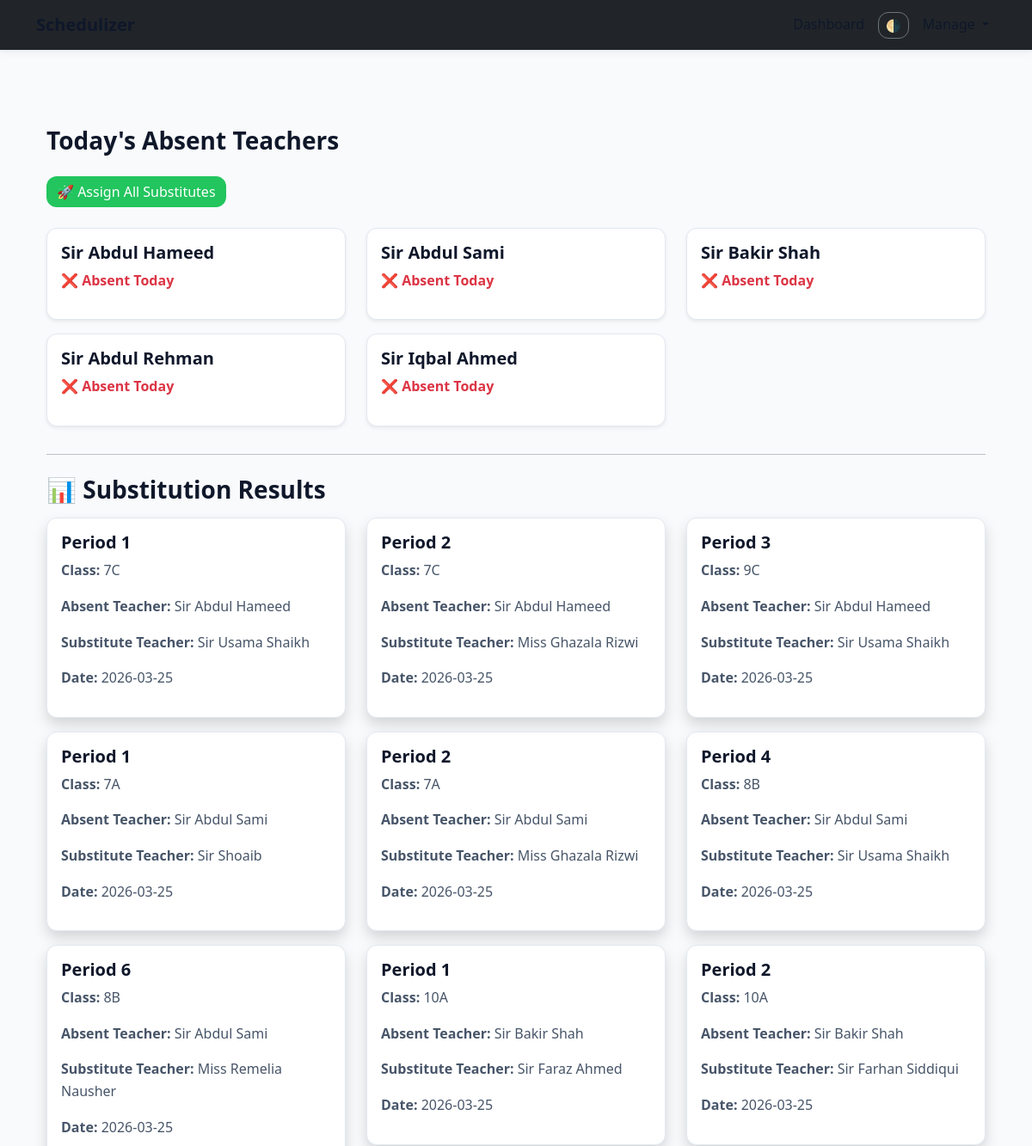
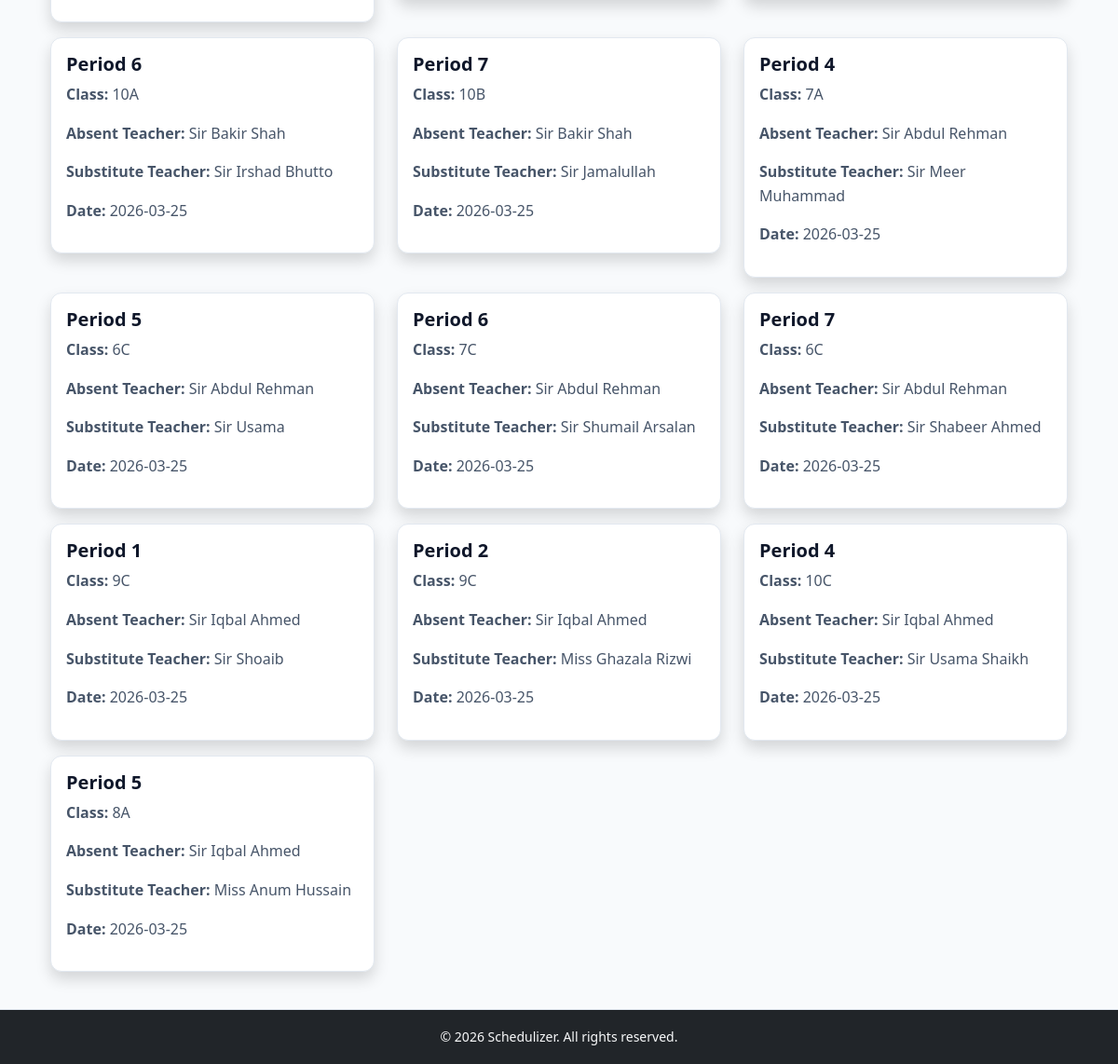
The app's page /absent_today (signed in) with its own data (2 pictures, top to bottom).
### models.py (models this page shows)
class Absence(db.Model):
    id = db.Column(db.Integer, primary_key=True)
    teacher_id = db.Column(db.Integer, db.ForeignKey('teacher.id'), nullable=False)
    date = db.Column(db.Date, nullable=False)
    user_id = db.Column(db.Integer, db.ForeignKey('user.id'), nullable=False)
    teacher = db.relationship("Teacher")

class Teacher(db.Model):
    id = db.Column(db.Integer, primary_key=True)
    name = db.Column(db.String(120), nullable=False)
    mobile_number = db.Column(db.String(20), nullable=True)
    subject = db.Column(db.String(120), nullable=True)  # Subject taught by teacher
    is_absent = db.Column(db.Boolean, default=False, nullable=False)  # Absent flag
    daily_workload = db.Column(db.Integer, default=0, nullable=False)  # Classes assigned today
    workload_date = db.Column(db.Date, default=date.today)  # Track date of workload
    timetables = db.relationship("Timetable", backref="teacher", lazy=True)
    substitutions = db.relationship("SubstitutionRecord", foreign_keys="SubstitutionRecord.absent_teacher_id",
                                    backref="absent_teacher_obj", lazy=True)
    user_id = db.Column(db.Integer, db.ForeignKey('user.id'), nullable=False)

class Substitution(db.Model):
    id = db.Column(db.Integer, primary_key=True)
    user_id = db.Column(db.Integer, db.ForeignKey('user.id'))
    date = db.Column(db.Date)
    day = db.Column(db.String(20))
    period = db.Column(db.String(10))
    class_name = db.Column(db.String(100))
    absent_teacher = db.Column(db.String(100))
    substitute_teacher = db.Column(db.String(100))

### app.py (the view)
@app.route("/absent_today")
@login_required
def absent_today():
    today = date.today()
    day = today.strftime("%A")
    absentees = Absence.query.filter_by(
        date=today,
        user_id=current_user.id
    ).all()
    results = Substitution.query.filter_by(
        user_id=current_user.id,date = today
    ).all()
    return render_template(
        "absent_today.html",
        absentees=absentees,
        results=results
    )

### app.py (called while the page is built)
@login_manager.user_loader
def load_user(user_id):
    return User.query.get(int(user_id))

### templates/absent_today.html (shortened to what this page needs)
{% extends 'base.html' %}
{% block body %}
<div class="container mt-5">
    <h3 class="mb-4">Today's Absent Teachers</h3>
    <form action="{{ url_for('assign_substitute') }}" method="get" onsubmit="return handleAssign()">
        <button id="assignBtn" class="btn btn-success">
            🚀 Assign All Substitutes
        </button>
    </form>
    <div class="row mt-4">
        {% if absentees %}
        {% for absence in absentees %}
        <div class="col-md-4 mb-3">
            <div class="card shadow-sm p-3">
                <h5>{{ absence.teacher.name }}</h5>
                <p class="text-danger fw-bold">❌ Absent Today</p>
            </div>
        </div>
        {% endfor %}
        {% else %}
        <p class="text-muted">No absent teachers today ✅</p>
        {% endif %}
    </div>
    {% if results %}
    <hr>
    <h3 class="mt-4">📊 Substitution Results</h3>
    <div class="row mt-3">
        {% for result in results %}
        <div class="col-md-4 mb-3">
            <div class="card shadow p-3">
                <h5>Period {{ result.period }}</h5>
                <p><strong>Class:</strong> {{ result.class_name }}</p>
                <p><strong>Absent Teacher:</strong> {{ result.absent_teacher }}</p>
                <p><strong>Substitute Teacher:</strong> {{ result.substitute_teacher }}</p>
                <p><strong>Date:</strong> {{ result.date }}</p>
            </div>
        </div>
        {% endfor %}
    </div>
    {% endif %}
</div>
{% endblock %}

### static/css/style.css (style rules this page uses)
:root { --bg: #f8fafc; --card: #ffffff; --text: #0f172a; --muted: #475569; --border: #e2e8f0; --primary: #6366f1; --primary-dark: #4f46e5; --success: #22c55e; --warning: #f59e0b; --danger: #ef4444; --info: #06b6d4; --shadow-sm: 0 2px 8px rgba(0, 0, 0, 0.06); --shadow-md: 0 8px 20px rgba(0, 0, 0, 0.12); --radius: 12px; --transition: all 0.25s ease; }
* { margin: 0; padding: 0; box-sizing: border-box; }
body { font-family: "Segoe UI", system-ui, sans-serif; background-color: var(--bg); color: var(--text); transition: var(--transition); line-height: 1.6; }
h1, h2, h3, h4, h5, h6 { color: var(--text); font-weight: 600; }
p, span, li { color: var(--text); }
.btn { border-radius: var(--radius); transition: var(--transition); font-weight: 500; }
.btn-success { background: var(--success); border: none; color: #fff; }
.card { background: var(--card); border: 1px solid var(--border); border-radius: var(--radius); padding: 16px; box-shadow: var(--shadow-sm); transition: var(--transition); }
.card h5 { color: var(--text); }
.card p { color: var(--muted); }

### records on screen
Absence: teacher.name "Sir Abdul Hameed"
Absence: teacher.name "Sir Abdul Sami"
Absence: teacher.name "Sir Bakir Shah"
Absence: teacher.name "Sir Abdul Rehman"
Absence: teacher.name "Sir Iqbal Ahmed"
Substitution: period "1", class_name "7C", absent_teacher "Sir Abdul Hameed", substitute_teacher "Sir Usama Shaikh", date "2026-03-25"
Substitution: period "2", class_name "7C", absent_teacher "Sir Abdul Hameed", substitute_teacher "Miss Ghazala Rizwi", date "2026-03-25"
Substitution: period "3", class_name "9C", absent_teacher "Sir Abdul Hameed", substitute_teacher "Sir Usama Shaikh", date "2026-03-25"
Substitution: period "1", class_name "7A", absent_teacher "Sir Abdul Sami", substitute_teacher "Sir Shoaib", date "2026-03-25"
Substitution: period "2", class_name "7A", absent_teacher "Sir Abdul Sami", substitute_teacher "Miss Ghazala Rizwi", date "2026-03-25"
Substitution: period "4", class_name "8B", absent_teacher "Sir Abdul Sami", substitute_teacher "Sir Usama Shaikh", date "2026-03-25"
Substitution: period "6", class_name "8B", absent_teacher "Sir Abdul Sami", substitute_teacher "Miss Remelia Nausher", date "2026-03-25"
Substitution: period "1", class_name "10A", absent_teacher "Sir Bakir Shah", substitute_teacher "Sir Faraz Ahmed", date "2026-03-25"
Substitution: period "2", class_name "10A", absent_teacher "Sir Bakir Shah", substitute_teacher "Sir Farhan Siddiqui", date "2026-03-25"
Substitution: period "6", class_name "10A", absent_teacher "Sir Bakir Shah", substitute_teacher "Sir Irshad Bhutto", date "2026-03-25"
Substitution: period "7", class_name "10B", absent_teacher "Sir Bakir Shah", substitute_teacher "Sir Jamalullah", date "2026-03-25"
Substitution: period "4", class_name "7A", absent_teacher "Sir Abdul Rehman", substitute_teacher "Sir Meer Muhammad", date "2026-03-25"
Substitution: period "5", class_name "6C", absent_teacher "Sir Abdul Rehman", substitute_teacher "Sir Usama", date "2026-03-25"
Substitution: period "6", class_name "7C", absent_teacher "Sir Abdul Rehman", substitute_teacher "Sir Shumail Arsalan", date "2026-03-25"
Substitution: period "7", class_name "6C", absent_teacher "Sir Abdul Rehman", substitute_teacher "Sir Shabeer Ahmed", date "2026-03-25"
Substitution: period "1", class_name "9C", absent_teacher "Sir Iqbal Ahmed", substitute_teacher "Sir Shoaib", date "2026-03-25"
Substitution: period "2", class_name "9C", absent_teacher "Sir Iqbal Ahmed", substitute_teacher "Miss Ghazala Rizwi", date "2026-03-25"
Substitution: period "4", class_name "10C", absent_teacher "Sir Iqbal Ahmed", substitute_teacher "Sir Usama Shaikh", date "2026-03-25"
Substitution: period "5", class_name "8A", absent_teacher "Sir Iqbal Ahmed", substitute_teacher "Miss Anum Hussain", date "2026-03-25"
